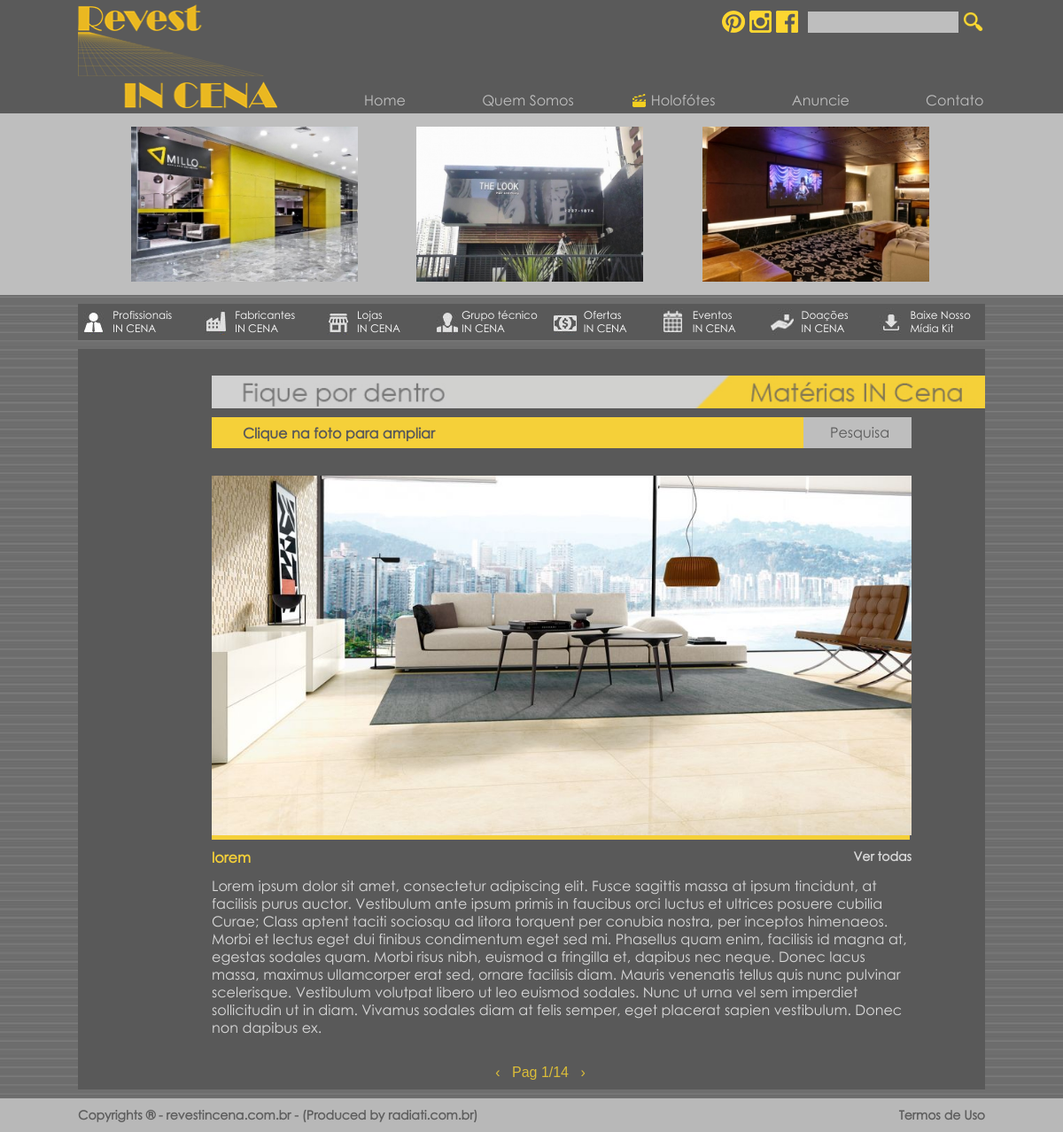
Before: /materias.php with the older database file.
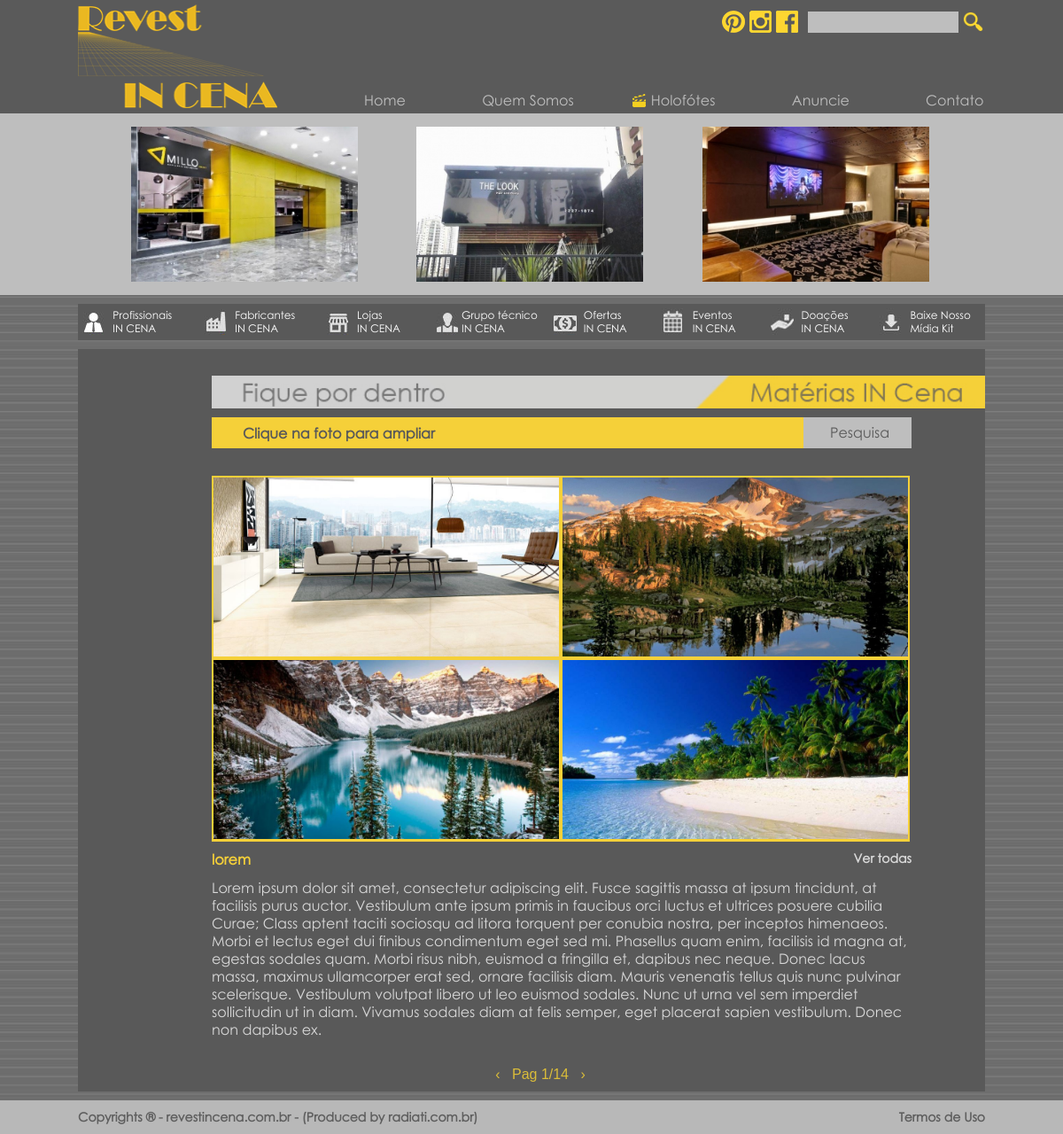
After: the same page with the newer database file.
### tables this page shows
CREATE TABLE IF NOT EXISTS `news` (
  `id_no` int(11) NOT NULL AUTO_INCREMENT,
  `title_no` varchar(150) NOT NULL,
  `content_no` text NOT NULL,
  `image1_no` varchar(50) NOT NULL DEFAULT 'none.jpg',
  `image2_no` varchar(50) NOT NULL DEFAULT 'none.jpg',
  `image3_no` varchar(50) NOT NULL DEFAULT 'none.jpg',
  `image4_no` varchar(50) NOT NULL DEFAULT 'none.jpg',
  `date_no` timestamp NOT NULL DEFAULT CURRENT_TIMESTAMP,
  `type_no` int(11) NOT NULL,
  `featured_no` int(11) NOT NULL DEFAULT '0',
  PRIMARY KEY (`id_no`)
);

### materias.php (the view, shortened to what the changed rows need)
<?php include_once('cms/php/conn.php'); mysqli_set_charset($conn, "utf8");?>
<!DOCTYPE html>
<html lang="pt-br">
	<head>
		<?php include_once('includes/head.php');?>
		<link rel="stylesheet" href="css/templatemo_misc.css">
	</head>
	<body>
		<?php
			$NoticiasPorPagina = 1;
			if(isset($_GET['pg']) && is_numeric($_GET['pg'])==true){
				$Limite = ($_GET['pg']-1)*$NoticiasPorPagina;
			}else{
				$Limite=0;
			}
			if(isset($_GET['id']) && $_GET['id']!=null){
				$get = LimparGeral($_GET);
				$SelectDoacao = mysqli_query($conn, "SELECT * FROM news WHERE type_no=1 AND id_no=$get[id] ORDER BY id_no DESC");
				if(mysqli_num_rows($SelectDoacao)>0){
					$Doacao = mysqli_fetch_object($SelectDoacao);
				}else{
					exit;
				}
			}else{
				$SelectDoacao = mysqli_query($conn, "SELECT * FROM news WHERE type_no=1 ORDER BY id_no DESC LIMIT $Limite, 1");
				if(mysqli_num_rows($SelectDoacao)>0){
					$Doacao = mysqli_fetch_object($SelectDoacao);
				}else{
					exit;
				}
			}
		?>
		<div class="Centro FundoConteudo contato_overflow">
            <div class="doacao">
                <div class="centraliza_doacao">
					<br/>
                    <div class="galeria_doacao">
						<?php
							if($Doacao->image2_no=='none.jpg' && $Doacao->image3_no=='none.jpg' && $Doacao->image4_no=='none.jpg'){
						?>
						<div class="Unica_img_doacao">
							<a href="cms/imagens/news/<?php echo $Doacao->image1_no;?>" data-rel="lightbox" style="text-decoration: none">
								<?php if($Doacao->image1_no!='none.jpg'):?>
									<img src="cms/imagens/news/<?php echo $Doacao->image1_no;?>" alt="<?php echo $Doacao->title_no;?>" width="790" height="406"/>
								<?php endif;?>
							</a>
						</div>
						<?php }else{ ?>
						<?php if($Doacao->image1_no!='none.jpg'):?>
                        <div class="imgs_doacao">
							<a href="cms/imagens/news/<?php echo $Doacao->image1_no;?>" data-rel="lightbox" style="text-decoration: none">
								<img src="cms/imagens/news/<?php echo $Doacao->image1_no;?>" alt="<?php echo $Doacao->title_no;?>"/>
							</a>
						</div>
						<?php endif;?>
						<?php if($Doacao->image2_no!='none.jpg'):?>
                        <div class="imgs_doacao">
							<a href="cms/imagens/news/<?php echo $Doacao->image2_no;?>" data-rel="lightbox" style="text-decoration: none">
								<img src="cms/imagens/news/<?php echo $Doacao->image2_no;?>" alt="<?php echo $Doacao->title_no;?>"/>
							</a>
						</div>
						<?php endif;?>
						<?php if($Doacao->image3_no!='none.jpg'):?>
                        <div class="imgs_doacao">
							<a href="cms/imagens/news/<?php echo $Doacao->image3_no;?>" data-rel="lightbox" style="text-decoration: none">
								<img src="cms/imagens/news/<?php echo $Doacao->image3_no;?>" alt="<?php echo $Doacao->title_no;?>"/>
							</a>
						</div>
						<?php endif;?>
						<?php if($Doacao->image4_no!='none.jpg'):?>
                        <div class="imgs_doacao">
							<a href="cms/imagens/news/<?php echo $Doacao->image4_no;?>" data-rel="lightbox" style="text-decoration: none">
								<img src="cms/imagens/news/<?php echo $Doacao->image4_no;?>" alt="<?php echo $Doacao->title_no;?>"/>
							</a>
						</div>
						<?php endif;?>
						<?php } ?>
                    </div>
                    <div class="texto_doacao">
                        <div class="titulo"><h1><?php echo $Doacao->title_no;?></h1> <a href="">Ver todas</a></div>
						<div class="Conteudo">
                        	<?php echo str_replace('&#39;', "'", str_replace('&#34;', '"', $Doacao->content_no));?>
						</div>
                    </div>
                </div>
            </div>
        </div>
	</body>
</html>

Changed rows visible on the page:
changed news "lorem": image1_no: picture added; image2_no: picture added; image3_no: picture added; image4_no: picture added; image1_no: picture removed
